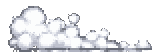
#> input picture tools/pixellab/vfx/gen/m_dash_rise/f_03.png, 152 x 56 px, given in place of vfx_maquette_1_systeme.png, which was not available
$ python maquette_gen.py gen/m_dash_rise/f_03.png
#> lines starting #> are read from the running program, lines starting #| are printed output that depends on the picture; after the words box and inside, x2 and y2 are one past the last pixel; in counts of white or black regions, pixels touching at a corner belong together; pictures that were not available may be replaced by others from this repository, and a replacement may not be noted
### tools/pixellab/vfx/maquette_fx.py
"""The owner's effect sheets (docs/refonte/vfx_maquette_*.png, in the style of Rivals of Aether) rebuilt with PixelLab's
vfx_workbench (free). Each drawing is cut out of its sheet and reduced to its pixel grid; the workbench pastes it as
the effect's key picture (an image layer), reveals it, adds its light and debris, and breaks it up.
Sheet 1 keeps the owner's colours (the same for every fighter). The grey sheets (2 to 5) are drawn in ramp shades
('1' darkest to '5'): each fighter's ramp colours them.

    python3 maquette_fx.py cut                -> OUT/cut/<name>.png, the cutouts at 4x (check them)
    python3 maquette_fx.py render [names...]  -> OUT/<name>/sheet.png
    python3 maquette_fx.py export [names...]  -> OUT/<name>.png + .json, for scripts/import_fx.py
"""
import os
import sys

import numpy as np
from PIL import Image, ImageDraw

HERE = os.path.dirname(os.path.abspath(__file__))
REPO = os.path.normpath(os.path.join(HERE, "..", "..", ".."))
OUT = os.environ.setdefault("MOVE_FX_OUT", os.path.join(HERE, "maquette"))
SHEET = {k: os.path.join(REPO, "docs", "refonte", f"vfx_maquette_{k}.png") for k in
         ("1_systeme", "2_competences", "3_foudre", "4_foudre_grande", "5_bulle")}

# name: (sheet, box in the sheet's pixels). Sheet 1: the system effects; 2: the skills; 3 and 4: lightning; 5: shield.
CUTS = {
    "m_quick": ("1_systeme", (104, 150, 271, 308)),     # 01 Coup rapide
    "m_slash": ("1_systeme", (377, 82, 690, 369)),      # 02 Coup tranchant
    "m_rise": ("1_systeme", (769, 57, 988, 375)),       # 03 Coup ascendant
    "m_crit": ("1_systeme", (1066, 53, 1373, 369)),     # 04 Coup critique
    "m_ground_big": ("1_systeme", (1395, 110, 1756, 380)),   # 05 Gros impact au sol
    "m_ground_heavy": ("1_systeme", (14, 495, 354, 778)),    # 06 Impact lourd au sol
    "m_jump": ("1_systeme", (378, 478, 642, 772)),      # 07 Effet de saut
    "m_dash": ("1_systeme", (648, 640, 992, 772)),      # 08 Dash au sol
    "m_ground": ("1_systeme", (1004, 590, 1372, 772)),  # 09 Impact au sol
    "m_land": ("1_systeme", (1388, 625, 1760, 772)),    # 10 Atterrissage
}
SKILLS = ["fente", "croissant", "double_entaille", "orbe", "projectile_flamme", "lance", "flammes", "pilier", "vortex",
          "onde_sol", "arc", "impact", "tir_spirale", "vagues_croisees", "deferlante", "fente_descendante", "uppercut",
          "impact_poing", "trainee", "anneau", "tourbillon", "etincelles", "rayon", "salve", "explosion_croix",
          "pics", "ballet", "onde_pression", "flammes_jumelles", "tir_concentre"]
_S2 = [(24, 67, 280, 145), (299, 18, 511, 167), (556, 23, 755, 170), (782, 46, 999, 161), (1030, 37, 1258, 167),
       (1287, 70, 1515, 150), (35, 201, 247, 375), (312, 201, 484, 375), (544, 213, 754, 375), (783, 275, 1018, 370),
       (1049, 210, 1262, 380), (1265, 210, 1505, 380), (30, 431, 285, 577), (287, 431, 511, 577), (533, 414, 760, 577),
       (828, 414, 971, 582), (1049, 414, 1249, 580), (1292, 414, 1499, 583), (30, 625, 254, 771), (285, 617, 518, 775),
       (546, 630, 752, 775), (786, 626, 1006, 774), (1030, 657, 1280, 763), (1297, 619, 1511, 770), (24, 811, 268, 975),
       (288, 811, 513, 968), (552, 816, 748, 968), (789, 819, 1002, 973), (1040, 820, 1255, 973), (1288, 824, 1513, 968)]
CUTS.update({f"s_{n}": ("2_competences", b) for n, b in zip(SKILLS, _S2)})
BOLTS = ["eclair", "eclair_ramifie", "arc_horizontal", "impact_electrique", "anneau_foudre", "frappe_sol",
         "eclairs_croises", "arc_chaine", "colonne", "eclair_rapide"]
_S3 = [(129, 12, 225, 369), (367, 9, 665, 369), (690, 156, 1055, 296), (1090, 34, 1399, 364), (1448, 51, 1755, 363),
       (25, 451, 312, 793), (379, 487, 648, 788), (681, 576, 1085, 742), (1147, 451, 1355, 798), (1436, 495, 1747, 800)]
CUTS.update({f"b_{n}": ("3_foudre", b) for n, b in zip(BOLTS, _S3)})
BIG = ["ruee", "arc_ascendant", "frappe_verticale", "spirale", "dash_eclate"]
_S4 = [(17, 300, 553, 561), (553, 150, 912, 562), (914, 25, 1180, 562), (1205, 60, 1540, 568), (1540, 60, 1990, 568)]
CUTS.update({f"g_{n}": ("4_foudre_grande", b) for n, b in zip(BIG, _S4)})
CUTS["shield"] = ("5_bulle", (140, 148, 1102, 1112))


HOLLOW = {"s_anneau", "b_anneau_foudre"}


def cutout(name):
    """The drawing on transparency, at the sheet's resolution: the white joined to the crop's border goes."""
    sheet, box = CUTS[name]
    im = Image.open(SHEET[sheet]).convert("RGB").crop(box)
    a = np.asarray(im).astype(int)
    light = (a.min(axis=2) >= 226) & (a.max(axis=2) - a.min(axis=2) < 30)
    red = (a[..., 0] > 150) & (a[..., 1] < 90) & (a[..., 2] < 90)  # the owner's pencil marks, on sheet 1 only
    mask = Image.fromarray((light * 255).astype(np.uint8)).copy()  # (an array-backed image ignores floodfill)
    w, h = mask.size
    for x in range(0, w, 3):
        for y in (0, h - 1):
            if mask.getpixel((x, y)) == 255:
                ImageDraw.floodfill(mask, (x, y), 128)
    for y in range(0, h, 3):
        for x in (0, w - 1):
            if mask.getpixel((x, y)) == 255:
                ImageDraw.floodfill(mask, (x, y), 128)
    if name in HOLLOW:  # a ring: the white inside it is the sheet showing through
        ImageDraw.floodfill(mask, (w // 2, h // 2), 128)
    bg = np.asarray(mask) == 128
    if sheet == "1_systeme" and name != "m_crit":
        bg |= red
    rgba = np.dstack([a, np.where(bg, 0, 255)]).astype(np.uint8)
    return Image.fromarray(rgba, "RGBA")


# Sheet pixels per drawn pixel (the sheets are drawn in big pixels).
GRID = {"1_systeme": 4.7, "2_competences": 2.8, "3_foudre": 4.0, "4_foudre_grande": 2.8, "5_bulle": 13.0}


def grid(name):
    """The cutout reduced to its pixel grid."""
    im = cutout(name)
    im = im.crop(im.getbbox())
    k = 1.0 / GRID[CUTS[name][0]]
    w, h = max(1, round(im.width * k)), max(1, round(im.height * k))
    a = np.asarray(im).astype(np.float32)
    pre = a.copy()
    pre[..., :3] *= a[..., 3:4] / 255.0  # premultiplied: the white around does not bleed in
    small = np.asarray(Image.fromarray(pre.astype(np.uint8), "RGBA").resize((w, h), Image.BOX)).astype(np.float32)
    alpha = small[..., 3]
    rgb = np.where(alpha[..., None] > 0, small[..., :3] * 255.0 / np.maximum(alpha[..., None], 1), 0)
    keep = alpha >= 96
    return np.dstack([np.clip(rgb, 0, 255), np.where(keep, 255, 0)]).astype(np.uint8)


LETTERS = "abcdefghijklmnopqrstuvwxyz"


def palette(g, n=16):
    """The drawing's own colours (sheet 1): at most n, as {letter: #rrggbb}, and its pixels as letters."""
    rgb = Image.fromarray(g[..., :3], "RGB").quantize(n, method=Image.Quantize.MEDIANCUT)
    idx = np.asarray(rgb)
    pal = rgb.getpalette()[:3 * n]
    used = sorted(set(idx[g[..., 3] > 0].tolist()))
    colours = {LETTERS[i]: "#%02x%02x%02x" % tuple(pal[3 * u:3 * u + 3]) for i, u in enumerate(used)}
    letter = {u: LETTERS[i] for i, u in enumerate(used)}
    chars = np.full(idx.shape, ".", dtype="<U1")
    for u, c in letter.items():
        chars[(idx == u) & (g[..., 3] > 0)] = c
    return chars, colours


# [7 lines left out: function shades, not called in this run]


def reveal(chars, masks):
    """One frame per mask (True = shown): the drawing's rows."""
    return [["".join(r) for r in np.where(m, chars, ".")] for m in masks]


def masks_of(shape, how, steps, origin=(0.5, 0.5), angle=0.0):
    """Masks growing over `steps` frames: 'pop' from the origin outward, 'oval' the same but wide and flat (smoke on
    the ground), 'sweep' along `angle` degrees, 'rise' from the bottom up."""
    h, w = shape
    y, x = np.mgrid[0:h, 0:w].astype(np.float32)
    ox, oy = origin[0] * (w - 1), origin[1] * (h - 1)
    if how == "pop":
        d = np.hypot(x - ox, y - oy)
    elif how == "oval":
        d = np.hypot((x - ox) / w, (y - oy) / (0.6 * h))
    elif how == "sweep":
        a = np.radians(angle)
        d = (x - ox) * np.cos(a) + (y - oy) * np.sin(a)
        d -= d.min()
    elif how == "rise":
        d = (h - 1) - y
    else:
        raise ValueError(how)
    top = d.max() + 1e-3
    return [d <= top * (k + 1) / steps for k in range(steps)]


def erosion(shown, steps, seed=1):
    """Masks breaking the drawing up over `steps` frames, from its edges in, in ragged bits (the last one is empty)."""
    depth = np.zeros(shown.shape, np.float32)
    cur = shown.copy()
    k = 0
    while cur.any():  # chessboard distance to the outside, one ring at a time
        k += 1
        depth[cur] = k
        pad = np.pad(cur, 1)
        cur = cur & pad[:-2, 1:-1] & pad[2:, 1:-1] & pad[1:-1, :-2] & pad[1:-1, 2:]
    rng = np.random.default_rng(seed)
    noise = rng.random(shown.shape).astype(np.float32) * 2.5
    level = depth + noise
    top = level[shown].max() + 1e-3 if shown.any() else 1.0
    return [shown & (level > top * (n + 1) / steps) for n in range(steps)]


def tiles(chars_frames, cx, cy, colours, base):
    """Image layers (64 x 64 at most each) pasting the frames with their top-left corner at (cx, cy)."""
    h, w = len(chars_frames[0]), len(chars_frames[0][0])
    nx, ny = -(-w // 64), -(-h // 64)
    xs = [round(i * w / nx) for i in range(nx + 1)]
    ys = [round(j * h / ny) for j in range(ny + 1)]
    out = []
    for j in range(ny):
        for i in range(nx):
            fr = [[row[xs[i]:xs[i + 1]] for row in f[ys[j]:ys[j + 1]]] for f in chars_frames]
            tw, th = xs[i + 1] - xs[i], ys[j + 1] - ys[j]
            layer = dict(base, id=f"{base['id']}{j}{i}", type="image", pixels=fr, facing="none")
            layer["x"] = cx + xs[i] + tw / 2.0
            y0 = cy + ys[j] + th / 2.0
            layer["y"] = {"from": y0, "to": y0 - base["drift"], "ease": "out"} if base.get("drift") else y0
            layer.pop("drift", None)
            if colours:
                layer["colours"] = colours
            out.append(layer)
    return out


def drawing(name, how, reveal_n, hold_n, out_n, origin=(0.5, 0.5), angle=0.0, margin=12, extra=(), ramps=None,
            fps=15, drift=0, seed=1):
    """A one-shot effect from a drawing: revealed by `how` over `reveal_n` frames, held whole `hold_n` frames, then
    broken up over `out_n` frames (16 in all at most). `origin` is the effect's origin in the drawing (0..1): its
    centre, or its foot for a ground effect; the `extra` layers are placed relative to it."""
    g = grid(name)
    chars, colours = palette(g) if CUTS[name][0] == "1_systeme" else shades(g)
    h, w = chars.shape
    shown = chars != "."
    ms = masks_of((h, w), how, reveal_n, origin, angle) + [shown] * hold_n + erosion(shown, out_n, seed)
    W, H = w + 2 * margin, h + 2 * margin
    ox, oy = round(margin + origin[0] * (w - 1)), round(margin + origin[1] * (h - 1))
    base = {"id": "img", "fps": fps, "drift": drift}
    layers = tiles(reveal(chars, ms), margin, margin, colours, base)
    import move_fx
    for l in extra:
        l = dict(l)
        l["x"] = move_fx.shift(l.get("x", 0), ox)
        l["y"] = move_fx.shift(l.get("y", 0), oy)
        if l.get("type") == "particles" and l.get("shape") == "chunk" and "floor" not in l:
            l["floor"] = oy  # debris lands on the ground line (the origin of a ground effect)
        layers.append(l)
    return {"canvas": {"w": W, "h": H}, "origin": [ox, oy], "frames": len(ms), "fps": fps, "loop": False,
            "ramps": {"main": ["#202028", "#5a5a6a", "#9a9aaa", "#d8d8e4", "#ffffff"], **(ramps or {})},
            "layers": layers, "outline": {"mode": "none"}}


def glow(r, end=0.2, ramp="flash"):
    """A flash of light on the origin at the start (the impact)."""
    return {"id": "flash", "type": "glow", "radius": {"from": r, "to": r * 0.4, "ease": "out"}, "life": [0.0, end],
            "ramp": ramp, "shape": "hard", "outline": False}


def sparks(count, speed, ramp, size=(2, 4), shape="sparkle", direction=None, spread=360, gravity=0, end=0.7):
    l = {"id": f"sparks_{ramp}", "type": "particles", "mode": "burst", "count": count, "speed": speed, "spread": spread,
         "size": list(size), "shape": shape, "lifespan": 0.6, "life": [0.0, end], "fade_out": 0.3, "ramp": ramp,
         "gravity": gravity}
    if direction is not None:
        l["direction"] = direction
    return l


def rocks(count, speed, spread=120):
    return {"id": "rocks", "type": "particles", "mode": "burst", "direction": -90, "spread": spread, "speed": speed,
            "count": count, "size": [2, 4], "shape": "chunk", "gravity": 140, "lifespan": 0.9, "life": [0.05, 1.0],
            "ramp": "rock", "outline": True}


# Colours of sheet 1, for the workbench's own sparks and debris
R1 = {"flash": ["#fff4d0", "#ffffff"], "gold": ["#c86410", "#f0a020", "#ffd860", "#fff8d0"],
      "blue": ["#0a5ac8", "#28a0f0", "#8ee0ff", "#ffffff"], "red": ["#a00010", "#e82828", "#ff9a8a", "#ffffff"],
      "rock": ["#2c2c36", "#4e5060", "#7a7e8e", "#a8acba"], "white": ["#9aa0b0", "#d8dce6", "#ffffff"]}
FX = {}
FX["m_quick"] = drawing("m_quick", "pop", 2, 3, 4, extra=[glow(8), sparks(6, 40, "gold")], ramps=R1)
#> in palette, `pal = rgb.getpalette()[:3 * n]`: pal = [0, 0, 0]
#> in palette, `used = sorted(set(idx[g[..., 3] > 0].tolist()))`: used = [0]
#> in palette, `colours = {LETTERS[i]: "#%02x%02x%02x" % tuple(pal[3 * u:3 * u + 3]) f..`: colours = {'a': '#000000'}
#> in palette, `letter = {u: LETTERS[i] for i, u in enumerate(used)}`: letter = {0: 'a'}
#> the loop in palette, `for u, c in letter.items():` made 1 pass
#> in drawing, `chars, colours = palette(g) if CUTS[name][0] == "1_systeme" else shade..`: colours = {'a': '#000000'}
#> the loop in erosion, `while cur.any():` made 17 passes
#> pass 1, in erosion, `pad = np.pad(cur, 1)`:
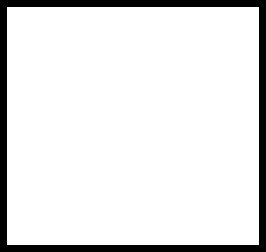
#> pad: shape (36, 38) bool (shown 7 times larger); 89.5% white; black in thin lines or dots
#> pass 1, in erosion, `cur = cur & pad[:-2, 1:-1] & pad[2:, 1:-1] & pad[1:-1, :-2] & pad[1:-1..`:
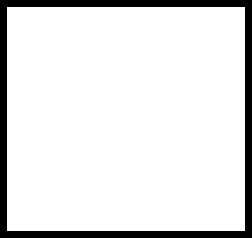
#> cur: shape (34, 36) bool (shown 7 times larger); 88.9% white; black in thin lines or dots
#> pass 2, in erosion, `pad = np.pad(cur, 1)`:
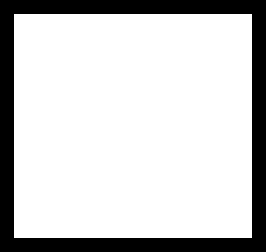
#> pad: shape (36, 38) bool (shown 7 times larger); 79.5% white; 1 black region, box (x1, y1, x2, y2) and area: (0, 0, 38, 36) 280
#> pass 2, in erosion, `cur = cur & pad[:-2, 1:-1] & pad[2:, 1:-1] & pad[1:-1, :-2] & pad[1:-1..`:
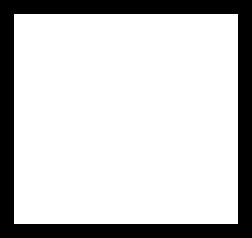
#> cur: shape (34, 36) bool (shown 7 times larger); 78.4% white; 1 black region, box (x1, y1, x2, y2) and area: (0, 0, 36, 34) 264
#> after the loop in erosion, `while cur.any():`:
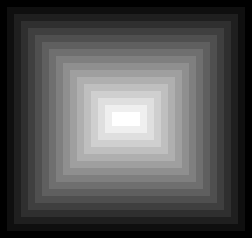
#> depth: shape (34, 36) float32 (shown 7 times larger); min 1, max 17, mean 6.33; drawn with min black and max white
#> after the loop in erosion, `while cur.any():`: k = 17
#> in erosion, `level = depth + noise`:
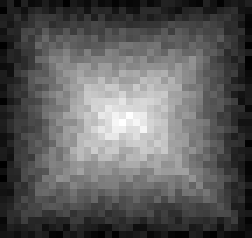
#> level: shape (34, 36) float32 (shown 7 times larger); min 1.01, max 19.09, mean 7.6; drawn with min black and max white
#> in erosion, `top = level[shown].max() + 1e-3 if shown.any() else 1.0`: top = 19.09
#> in drawing, `ms = masks_of((h, w), how, reveal_n, origin, angle) + [shown] * hold_n..`: ms = 9 items
#> (the rest of the program and of its run is left out)
